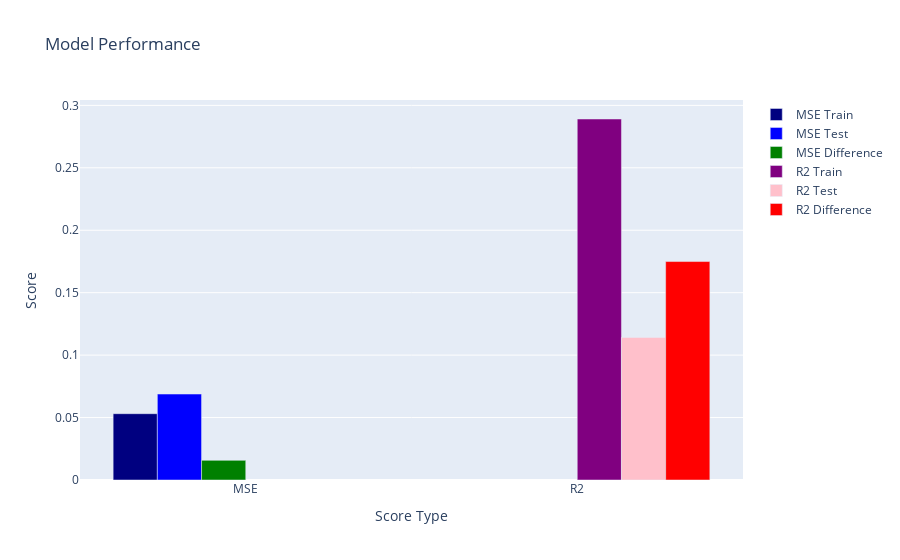

Source (notebook cell):
### Markdown cell above
### XGBoost

### Code cell
# Create an XGBoost model

import xgboost as xgb

model = xgb.XGBRegressor(subsample= 0.8,
                         reg_lambda= 0.1,
                         reg_alpha= 0.1,
                         n_estimators=500,
                         min_child_weight=1,
                         max_depth= 4,
                         learning_rate= 0.01,
                         gamma =0.1,
                         colsample_bytree= 0.8)

# Train the model
model.fit(df_x_select, df_y)

# Get the training MSE, R2 score, Testing MSE, and R2 score
mse_train = mean_squared_error(df_y, model.predict(df_x_select))
r2_train = r2_score(df_y, model.predict(df_x_select))
mse_test = mean_squared_error(df_test_y, model.predict(df_test_x_select))
r2_test = r2_score(df_test_y, model.predict(df_test_x_select))

# Print the training MSE and R2 score
print('Training MSE: ', mse_train)
print('Training R2: ', r2_train)

# Print the testing MSE and R2 score
print('Testing MSE: ', mse_test)
print('Testing R2: ', r2_test)

# Display the scores
plot_scores(mse_train, r2_train, mse_test, r2_test)

# Save the model
pickle.dump(model, open('models/XGBoost_model.pkl', 'wb'))

### Figure 1 — Plotly figure (JSON) as saved in the notebook; plotly's stock layout.template omitted (floating-point values rounded to 4 significant figures)
{"data": [{"marker": {"color": "navy"}, "name": "MSE Train", "type": "bar", "x": ["MSE"], "y": [0.0531]}, {"marker": {"color": "blue"}, "name": "MSE Test", "type": "bar", "x": ["MSE"], "y": [0.06882]}, {"marker": {"color": "green"}, "name": "MSE Difference", "type": "bar", "x": ["MSE"], "y": [0.01572]}, {"marker": {"color": "purple"}, "name": "R2 Train", "type": "bar", "x": ["R2"], "y": [0.2891]}, {"marker": {"color": "pink"}, "name": "R2 Test", "type": "bar", "x": ["R2"], "y": [0.1141]}, {"marker": {"color": "red"}, "name": "R2 Difference", "type": "bar", "x": ["R2"], "y": [0.1749]}], "layout": {"title": {"text": "Model Performance"}, "xaxis": {"title": {"text": "Score Type"}}, "yaxis": {"title": {"text": "Score"}}}}
